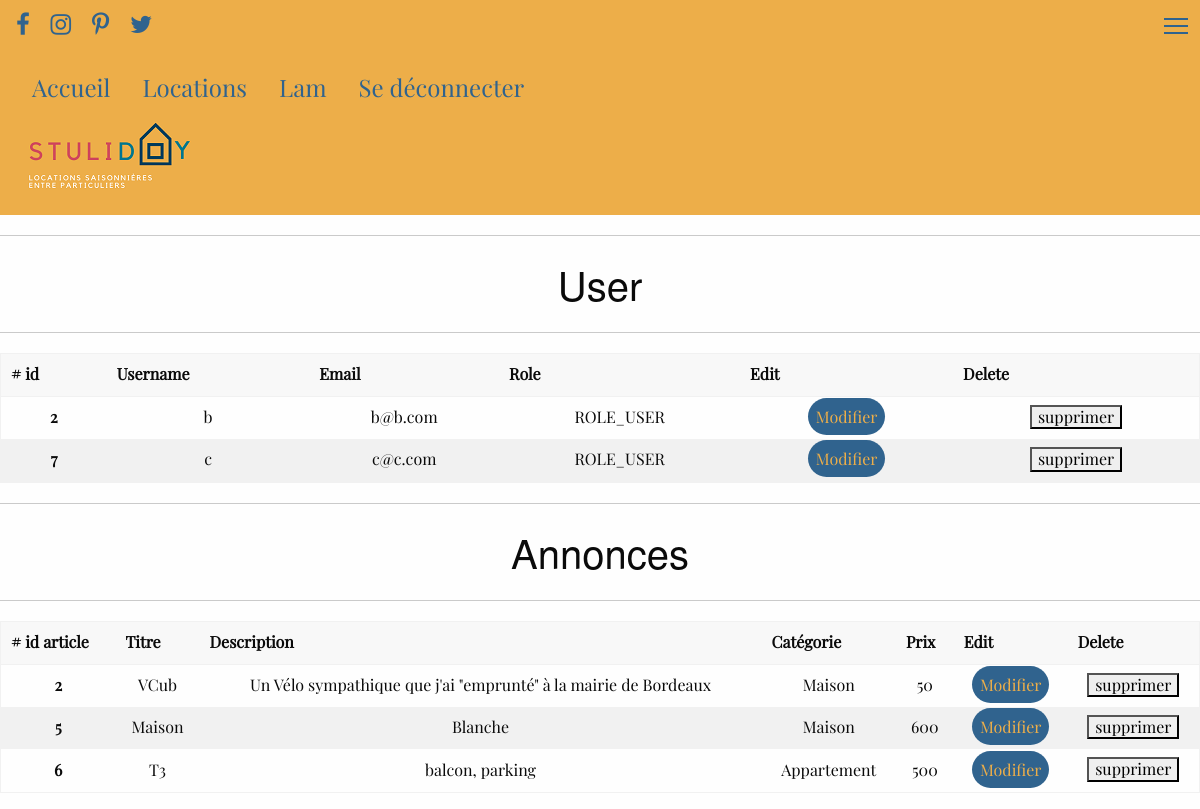
/admin.php (signed in), run on the app's committed database.
### tables this page shows
CREATE TABLE IF NOT EXISTS `users` (
  `id` int(11) NOT NULL AUTO_INCREMENT,
  `username` varchar(255) NOT NULL,
  `email` varchar(255) NOT NULL,
  `password` mediumtext NOT NULL,
  `role` varchar(255) NOT NULL DEFAULT 'ROLE_USER',
  PRIMARY KEY (`id`),
  UNIQUE KEY `username` (`username`),
  UNIQUE KEY `email` (`email`)
);

CREATE TABLE IF NOT EXISTS `products` (
  `products_id` int(11) NOT NULL AUTO_INCREMENT,
  `products_name` varchar(255) NOT NULL,
  `products_description` text NOT NULL,
  `products_price` int(11) NOT NULL,
  `created_at` datetime NOT NULL DEFAULT current_timestamp(),
  `author` int(11) NOT NULL,
  `category` int(11) NOT NULL,
  PRIMARY KEY (`products_id`),
  KEY `fk_author_users` (`author`),
  KEY `fk_category_categories` (`category`)
);

CREATE TABLE IF NOT EXISTS `categories` (
  `categories_id` int(11) NOT NULL AUTO_INCREMENT,
  `categories_name` varchar(255) NOT NULL,
  PRIMARY KEY (`categories_id`)
);

### admin.php (the view, shortened to what this page needs)
<?php require './header.php'; ?>
<?php
if (!empty($_SESSION)) {
    $admin_id = $_SESSION['id'];
    $sqlAdmin = "SELECT * FROM users WHERE id = '{$admin_id}' AND role = 'ROLE_ADMIN'";
    $resultAdmin = $connect->query($sqlAdmin);
    if ($admin = $resultAdmin->fetch(PDO::FETCH_ASSOC)) {
        $sqlUsers = "SELECT * FROM users WHERE id != '{$admin_id}'";
        $sqlProducts = "SELECT p.*, u.username, c.categories_name FROM products AS p LEFT JOIN users AS u ON p.author = u.id LEFT JOIN categories AS c ON p.category = c.categories_id";
        $users = $connect->query($sqlUsers)->fetchAll(PDO::FETCH_ASSOC);
        $products = $connect->query($sqlProducts)->fetchAll(PDO::FETCH_ASSOC);
?>
        <main class="px-3">
        <div class="row column text-center">
        <hr>
        <h2>User</h2>
        <hr>
            <table class="table bg-light text-black">
                <thead>
                    <tr>
                        <th scope="col"># id</th>
                        <th scope="col">Username</th>
                        <th scope="col">Email</th>
                        <th scope="col">Role</th>
                        <th scope="col">Edit</th>
                        <th scope="col">Delete</th>
                    </tr>
                </thead>
                <tbody>
                    <?php
                    foreach ($users as $user) {
                    ?>
                        <tr>
                            <th scope="row"><?php echo $user['id'] ?></th>
                            <td><?php echo $user['username'] ?></td>
                            <td><?php echo $user['email'] ?></td>
                            <td><?php echo $user['role'] ?></td>
                            <td><a href="editusers.php?id=<?php echo $user['id'] ?>" class="btn">Modifier</a></td>
                            <td><form action="delete.php" method="POST">
                                <input type="submit" name="submit-deleteuser" value="supprimer">
                            </form></td>
                        </tr>
                    <?php
                    }
                    ?>
                </tbody>
            </table>
            </div>
            <div class="row column text-center">
        <hr>
        <h2>Annonces</h2>
        <hr>
            <table class="table bg-light text-black">
                <thead>
                    <tr>
                        <th scope="col"># id article</th>
                        <th scope="col">Titre</th>
                        <th scope="col">Description</th>
                        <th scope="col">Catégorie</th>
                        <th scope="col">Prix</th>
                        <th scope="col">Edit</th>
                        <th scope="col">Delete</th>
                    </tr>
                </thead>
                <tbody>
                    <?php
                    foreach ($products as $product) {
                    ?>
                        <tr>
                            <th scope="row"><?php echo $product['products_id']?></th>
                            <td><?php echo $product['products_name'] ?></td>
                            <td><?php echo $product['products_description'] ?></td>
                            <td><?php echo $product['categories_name'] ?></td>
                            <td><?php echo $product['products_price'] ?></td>
                            <td><a href="editproducts.php?id=<?php echo $product['products_id'] ?>" class="btn">Modifier</a></td>
                            <td><form action="deletep.php" method="POST">
                                <input type="submit" name="submit-deletep" value="supprimer">
                            </form></td>
                        </tr>
                    <?php
                    }
                    ?>
        </main>
<?php
    } else {
        echo "Cette page n'existe pas";
        echo "<a class='btn' href='index.php'>Retourner à la page d'accueil</a>";
    }
} else {
    echo "Cette page n'existe pas";
    echo "<a class='btn' href='index.php'>Retourner à la page d'accueil</a>";
}
?>
<?php require './footer.php'; ?>

### assets/css/style.css (style rules this page uses)
* { font-family: "PF"; }
.btn { color: #EDAE49; background-color: #30638E; padding: 0.5em; border-radius: 2em; }

### data on the page
users: id "2", username "b", email "b@b.com", role "ROLE_USER"
users: id "7", username "c", email "c@c.com", role "ROLE_USER"
products: products_id "2", products_name "VCub", products_description "Un Vélo sympathique que j'ai \"emprunté\" à la mairie de Bordeaux", category.categories_name "Maison", products_price "50"
products: products_id "5", products_name "Maison", products_description "Blanche", category.categories_name "Maison", products_price "600"
products: products_id "6", products_name "T3", products_description "balcon, parking", category.categories_name "Appartement", products_price "500"

### other printed values
$_SESSION['username'] "Lam"
